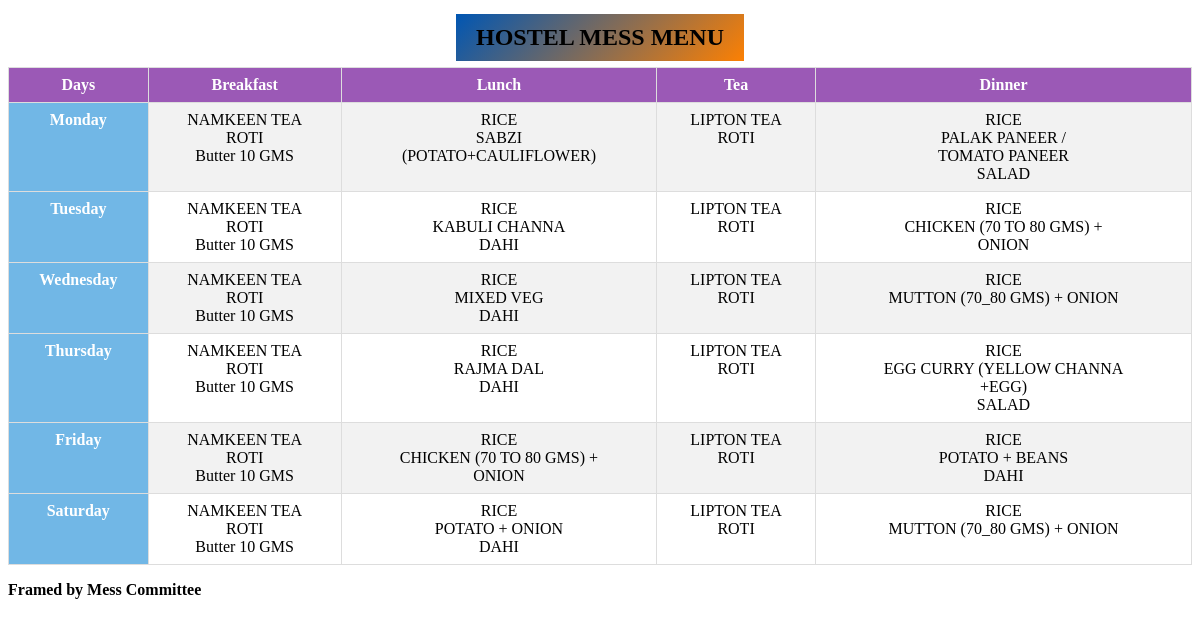
The app's page /menu/ with its own data.
### room/models.py (models this page shows)
class MenuItem(models.Model):
    DAY_CHOICES = [
        ('Monday', 'Monday'),
        ('Tuesday', 'Tuesday'),
        ('Wednesday', 'Wednesday'),
        ('Thursday', 'Thursday'),
        ('Friday', 'Friday'),
        ('Saturday', 'Saturday'),
        ('Sunday', 'Sunday'),
    ]
    day = models.CharField(max_length=20, choices=DAY_CHOICES)
    breakfast = models.CharField(max_length=50)
    lunch = models.CharField(max_length=50)
    tea = models.CharField(max_length=50)
    dinner = models.CharField(max_length=50)

### room/views.py (the view)
# urls.py: path('menu/', views.menu_page, name='menu_page'),
def menu_page(request):
    menu_items = MenuItem.objects.all()
    return render(request, 'menu_page.html', {'menu_items': menu_items})

### templates/menu_page.html (shortened to what this page needs)
<!DOCTYPE html>
<html>
<head>
</head>
<body>
    <div id="menu">
        <h1>HOSTEL MESS MENU</h1>
    </div>
    <table>
        <tr>
            <th>Days</th>
            <th>Breakfast</th>
            <th>Lunch</th>
            <th>Tea</th>
            <th>Dinner</th>
        </tr>
        {% for menu_item in menu_items %}
        <tr>
            <td>{{ menu_item.day }}</td>
            <td>{{ menu_item.breakfast|linebreaksbr }}</td>
            <td>{{ menu_item.lunch|linebreaksbr }}</td>
            <td>{{ menu_item.tea|linebreaksbr }}</td>
            <td>{{ menu_item.dinner|linebreaksbr }}</td>
        </tr>
        {% endfor %}
    </table>
    <div id="framed-text">
        <p><strong>Framed by Mess Committee</strong></p>
    </div>
</body>
</html>

### templates/menu_page.html (style rules this page uses)
#menu { text-align: center; margin-top: -10px; border-radius: 50px }
#menu h1 { font-size: 24px; background: linear-gradient(135deg, #0056b3, #fc8003); display: inline-block; padding: 10px 20px; }
table { width: 100%; border-collapse: collapse; border-spacing: 0; margin-top: -10px; }
th, td { border: 1px solid #ddd; padding: 8px; text-align: center; vertical-align: top; }
th { background: linear-gradient(135deg, #9b59b6, #9b59b6); color: white; font-weight: bold; }
tr:nth-child(even) { background-color: #f2f2f2; }
td:first-child { font-weight: bold; background: linear-gradient(135deg, #71b7e6, #71b7e6); color: white; }

### records on screen
MenuItem: day "Monday", breakfast "NAMKEEN TEA ROTI Butter 10 GMS", lunch "RICE SABZI (POTATO+CAULIFLOWER)", tea "LIPTON TEA ROTI", dinner "RICE PALAK PANEER / TOMATO PANEER SALAD"
MenuItem: day "Tuesday", breakfast "NAMKEEN TEA ROTI Butter 10 GMS", lunch "RICE KABULI CHANNA DAHI", tea "LIPTON TEA ROTI", dinner "RICE CHICKEN (70 TO 80 GMS) + ONION"
MenuItem: day "Wednesday", breakfast "NAMKEEN TEA ROTI Butter 10 GMS", lunch "RICE MIXED VEG DAHI", tea "LIPTON TEA ROTI", dinner "RICE MUTTON (70_80 GMS) + ONION"
MenuItem: day "Thursday", breakfast "NAMKEEN TEA ROTI Butter 10 GMS", lunch "RICE RAJMA DAL DAHI", tea "LIPTON TEA ROTI", dinner "RICE EGG CURRY (YELLOW CHANNA +EGG) SALAD"
MenuItem: day "Friday", breakfast "NAMKEEN TEA ROTI Butter 10 GMS", lunch "RICE CHICKEN (70 TO 80 GMS) + ONION", tea "LIPTON TEA ROTI", dinner "RICE POTATO + BEANS DAHI"
MenuItem: day "Saturday", breakfast "NAMKEEN TEA ROTI Butter 10 GMS", lunch "RICE POTATO + ONION DAHI", tea "LIPTON TEA ROTI", dinner "RICE MUTTON (70_80 GMS) + ONION"
